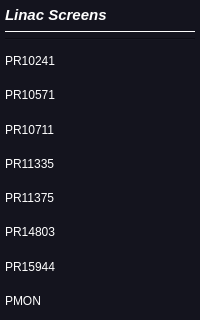
   <widget class="QFrame" name="linac_screens">
    <property name="geometry">
     <rect>
      <x>15</x>
      <y>455</y>
      <width>200</width>
      <height>320</height>
     </rect>
    </property>
    <property name="minimumSize">
     <size>
      <width>0</width>
      <height>25</height>
     </size>
    </property>
    <property name="styleSheet">
     <string notr="true">QFrame{
background-color: rgb(20,20,30);
color: rgb(255,255,255);
}

PyDMLabel[alarmSensitiveBorder=&quot;true&quot;][alarmSeverity=&quot;0&quot;] {
  color: rgb(80,200,120);
  border-color: rgb(80,255,120);
  border-width: 2px;
  border-style: solid;
}

PyDMLabel[alarmSensitiveBorder=&quot;true&quot;][alarmSeverity=&quot;1&quot;] {
  color: rgb(192,192,0);
  border-color: rgb(255,255,0);
  border-width: 2px;
  border-style: solid;
}

PyDMLabel[alarmSensitiveBorder=&quot;true&quot;][alarmSeverity=&quot;2&quot;] {
  color: rgb(255,69,58);
  border-color: rgb(255,0,0);
  border-width: 3px;
  border-style: double;
}

PyDMLabel[alarmSensitiveBorder=&quot;true&quot;][alarmSeverity=&quot;3&quot;] {
  color: rgb(160,50,200);
  border-color: rgb(192,0,255);
  border-width: 2px;
  border-style: dashed;
}

PyDMLabel[alarmSensitiveBorder=&quot;true&quot;][alarmSeverity=&quot;4&quot;] {
  color: rgb(218,218,218);
  border-color: rgb(218,218,218);
  border-width: 3px;
  border-style: dashed;
}
</string>
    </property>
    <property name="frameShape">
     <enum>QFrame::NoFrame</enum>
    </property>
    <property name="frameShadow">
     <enum>QFrame::Plain</enum>
    </property>
    <layout class="QGridLayout" name="gridLayout_7">
     <property name="leftMargin">
      <number>5</number>
     </property>
     <property name="topMargin">
      <number>5</number>
     </property>
     <property name="rightMargin">
      <number>5</number>
     </property>
     <property name="bottomMargin">
      <number>5</number>
     </property>
     <property name="spacing">
      <number>5</number>
     </property>
     <item row="10" column="2">
      <widget class="PyDMLabel" name="PyDMLabel_28">
       <property name="minimumSize">
        <size>
         <width>40</width>
         <height>0</height>
        </size>
       </property>
       <property name="toolTip">
        <string/>
       </property>
       <property name="alignment">
        <set>Qt::AlignCenter</set>
       </property>
       <property name="channel" stdset="0">
        <string>PROF:LI15:944:TGT_STS</string>
       </property>
      </widget>
     </item>
     <item row="11" column="1">
      <widget class="PyDMEnumButton" name="PyDMEnumButton_9">
       <property name="maximumSize">
        <size>
         <width>16777215</width>
         <height>30</height>
        </size>
       </property>
       <property name="toolTip">
        <string/>
       </property>
       <property name="styleSheet">
        <string notr="true">PyDMEnumButton{
background-color: rgb(20,20,30);
}
QPushButton {
background-color: rgb(40,40,50);
color: rgb(255,255,255);
}</string>
       </property>
       <property name="channel" stdset="0">
        <string>PROF:LI20:45:PNEUMATIC</string>
       </property>
       <property name="items" stdset="0">
        <stringlist>
         <string>IN</string>
         <string>OUT</string>
        </stringlist>
       </property>
       <property name="orientation" stdset="0">
        <enum>Qt::Horizontal</enum>
       </property>
       <property name="marginTop" stdset="0">
        <number>2</number>
       </property>
       <property name="marginBottom" stdset="0">
        <number>2</number>
       </property>
       <property name="marginLeft" stdset="0">
        <number>2</number>
       </property>
       <property name="marginRight" stdset="0">
        <number>2</number>
       </property>
       <property name="horizontalSpacing" stdset="0">
        <number>2</number>
       </property>
       <property name="verticalSpacing" stdset="0">
        <number>2</number>
       </property>
      </widget>
     </item>
     <item row="2" column="0" colspan="3">
      <widget class="Line" name="line_11">
       <property name="orientation">
        <enum>Qt::Horizontal</enum>
       </property>
      </widget>
     </item>
     <item row="9" column="0">
      <widget class="QLabel" name="label_46">
       <property name="text">
        <string>PR14803</string>
       </property>
      </widget>
     </item>
     <item row="11" column="2">
      <widget class="PyDMLabel" name="PyDMLabel_29">
       <property name="minimumSize">
        <size>
         <width>40</width>
         <height>0</height>
        </size>
       </property>
       <property name="toolTip">
        <string/>
       </property>
       <property name="alignment">
        <set>Qt::AlignCenter</set>
       </property>
       <property name="channel" stdset="0">
        <string>PROF:LI20:45:TGT_STS</string>
       </property>
      </widget>
     </item>
     <item row="9" column="1">
      <widget class="PyDMEnumButton" name="PyDMEnumButton_7">
       <property name="maximumSize">
        <size>
         <width>16777215</width>
         <height>30</height>
        </size>
       </property>
       <property name="toolTip">
        <string/>
       </property>
       <property name="styleSheet">
        <string notr="true">PyDMEnumButton{
background-color: rgb(20,20,30);
}
QPushButton {
background-color: rgb(40,40,50);
color: rgb(255,255,255);
}</string>
       </property>
       <property name="channel" stdset="0">
        <string>PROF:LI14:803:PNEUMATIC</string>
       </property>
       <property name="items" stdset="0">
        <stringlist>
         <string>IN</string>
         <string>OUT</string>
        </stringlist>
       </property>
       <property name="orientation" stdset="0">
        <enum>Qt::Horizontal</enum>
       </property>
       <property name="marginTop" stdset="0">
        <number>2</number>
       </property>
       <property name="marginBottom" stdset="0">
        <number>2</number>
       </property>
       <property name="marginLeft" stdset="0">
        <number>2</number>
       </property>
       <property name="marginRight" stdset="0">
        <number>2</number>
       </property>
       <property name="horizontalSpacing" stdset="0">
        <number>2</number>
       </property>
       <property name="verticalSpacing" stdset="0">
        <number>2</number>
       </property>
      </widget>
     </item>
     <item row="7" column="1">
      <widget class="PyDMEnumButton" name="PyDMEnumButton_5">
       <property name="maximumSize">
        <size>
         <width>16777215</width>
         <height>30</height>
        </size>
       </property>
       <property name="toolTip">
        <string/>
       </property>
       <property name="styleSheet">
        <string notr="true">PyDMEnumButton{
background-color: rgb(20,20,30);
}
QPushButton {
background-color: rgb(40,40,50);
color: rgb(255,255,255);
}</string>
       </property>
       <property name="channel" stdset="0">
        <string>PROF:LI11:335:PNEUMATIC</string>
       </property>
       <property name="items" stdset="0">
        <stringlist>
         <string>IN</string>
         <string>OUT</string>
        </stringlist>
       </property>
       <property name="orientation" stdset="0">
        <enum>Qt::Horizontal</enum>
       </property>
       <property name="marginTop" stdset="0">
        <number>2</number>
       </property>
       <property name="marginBottom" stdset="0">
        <number>2</number>
       </property>
       <property name="marginLeft" stdset="0">
        <number>2</number>
       </property>
       <property name="marginRight" stdset="0">
        <number>2</number>
       </property>
       <property name="horizontalSpacing" stdset="0">
        <number>2</number>
       </property>
       <property name="verticalSpacing" stdset="0">
        <number>2</number>
       </property>
      </widget>
     </item>
     <item row="6" column="2">
      <widget class="PyDMLabel" name="PyDMLabel_24">
       <property name="minimumSize">
        <size>
         <width>40</width>
         <height>0</height>
        </size>
       </property>
       <property name="toolTip">
        <string/>
       </property>
       <property name="alignment">
        <set>Qt::AlignCenter</set>
       </property>
       <property name="channel" stdset="0">
        <string>PROF:IN10:711:TGT_STS</string>
       </property>
      </widget>
     </item>
     <item row="5" column="0">
      <widget class="QLabel" name="label_42">
       <property name="text">
        <string>PR10571</string>
       </property>
      </widget>
     </item>
     <item row="9" column="2">
      <widget class="PyDMLabel" name="PyDMLabel_27">
       <property name="minimumSize">
        <size>
         <width>40</width>
         <height>0</height>
        </size>
       </property>
       <property name="toolTip">
        <string/>
       </property>
       <property name="alignment">
        <set>Qt::AlignCenter</set>
       </property>
       <property name="channel" stdset="0">
        <string>PROF:LI14:803:TGT_STS</string>
       </property>
      </widget>
     </item>
     <item row="8" column="1">
      <widget class="PyDMEnumButton" name="PyDMEnumButton_6">
       <property name="maximumSize">
        <size>
         <width>16777215</width>
         <height>30</height>
        </size>
       </property>
       <property name="toolTip">
        <string/>
       </property>
       <property name="styleSheet">
        <string notr="true">PyDMEnumButton{
background-color: rgb(20,20,30);
}
QPushButton {
background-color: rgb(40,40,50);
color: rgb(255,255,255);
}</string>
       </property>
       <property name="channel" stdset="0">
        <string>PROF:LI11:375:PNEUMATIC</string>
       </property>
       <property name="items" stdset="0">
        <stringlist>
         <string>IN</string>
         <string>OUT</string>
        </stringlist>
       </property>
       <property name="orientation" stdset="0">
        <enum>Qt::Horizontal</enum>
       </property>
       <property name="marginTop" stdset="0">
        <number>2</number>
       </property>
       <property name="marginBottom" stdset="0">
        <number>2</number>
       </property>
       <property name="marginLeft" stdset="0">
        <number>2</number>
       </property>
       <property name="marginRight" stdset="0">
        <number>2</number>
       </property>
       <property name="horizontalSpacing" stdset="0">
        <number>2</number>
       </property>
       <property name="verticalSpacing" stdset="0">
        <number>2</number>
       </property>
      </widget>
     </item>
     <item row="8" column="2">
      <widget class="PyDMLabel" name="PyDMLabel_26">
       <property name="minimumSize">
        <size>
         <width>40</width>
         <height>0</height>
        </size>
       </property>
       <property name="toolTip">
        <string/>
       </property>
       <property name="alignment">
        <set>Qt::AlignCenter</set>
       </property>
       <property name="channel" stdset="0">
        <string>PROF:LI11:375:TGT_STS</string>
       </property>
      </widget>
     </item>
     <item row="10" column="0">
      <widget class="QLabel" name="label_47">
       <property name="text">
        <string>PR15944</string>
       </property>
      </widget>
     </item>
     <item row="6" column="1">
      <widget class="PyDMEnumButton" name="PyDMEnumButton_4">
       <property name="maximumSize">
        <size>
         <width>16777215</width>
         <height>30</height>
        </size>
       </property>
       <property name="toolTip">
        <string/>
       </property>
       <property name="styleSheet">
        <string notr="true">PyDMEnumButton{
background-color: rgb(20,20,30);
}
QPushButton {
background-color: rgb(40,40,50);
color: rgb(255,255,255);
}</string>
       </property>
       <property name="channel" stdset="0">
        <string>PROF:IN10:711:PNEUMATIC</string>
       </property>
       <property name="items" stdset="0">
        <stringlist>
         <string>IN</string>
         <string>OUT</string>
        </stringlist>
       </property>
       <property name="orientation" stdset="0">
        <enum>Qt::Horizontal</enum>
       </property>
       <property name="marginTop" stdset="0">
        <number>2</number>
       </property>
       <property name="marginBottom" stdset="0">
        <number>2</number>
       </property>
       <property name="marginLeft" stdset="0">
        <number>2</number>
       </property>
       <property name="marginRight" stdset="0">
        <number>2</number>
       </property>
       <property name="horizontalSpacing" stdset="0">
        <number>2</number>
       </property>
       <property name="verticalSpacing" stdset="0">
        <number>2</number>
       </property>
      </widget>
     </item>
     <item row="4" column="2">
      <widget class="PyDMLabel" name="PyDMLabel_19">
       <property name="minimumSize">
        <size>
         <width>40</width>
         <height>0</height>
        </size>
       </property>
       <property name="toolTip">
        <string/>
       </property>
       <property name="alignment">
        <set>Qt::AlignCenter</set>
       </property>
       <property name="channel" stdset="0">
        <string>PROF:IN10:241:TGT_STS</string>
       </property>
      </widget>
     </item>
     <item row="6" column="0">
      <widget class="QLabel" name="label_43">
       <property name="text">
        <string>PR10711</string>
       </property>
      </widget>
     </item>
     <item row="10" column="1">
      <widget class="PyDMEnumButton" name="PyDMEnumButton_8">
       <property name="maximumSize">
        <size>
         <width>16777215</width>
         <height>30</height>
        </size>
       </property>
       <property name="toolTip">
        <string/>
       </property>
       <property name="styleSheet">
        <string notr="true">PyDMEnumButton{
background-color: rgb(20,20,30);
}
QPushButton {
background-color: rgb(40,40,50);
color: rgb(255,255,255);
}</string>
       </property>
       <property name="channel" stdset="0">
        <string>PROF:LI15:944:PNEUMATIC</string>
       </property>
       <property name="items" stdset="0">
        <stringlist>
         <string>IN</string>
         <string>OUT</string>
        </stringlist>
       </property>
       <property name="orientation" stdset="0">
        <enum>Qt::Horizontal</enum>
       </property>
       <property name="marginTop" stdset="0">
        <number>2</number>
       </property>
       <property name="marginBottom" stdset="0">
        <number>2</number>
       </property>
       <property name="marginLeft" stdset="0">
        <number>2</number>
       </property>
       <property name="marginRight" stdset="0">
        <number>2</number>
       </property>
       <property name="horizontalSpacing" stdset="0">
        <number>2</number>
       </property>
       <property name="verticalSpacing" stdset="0">
        <number>2</number>
       </property>
      </widget>
     </item>
     <item row="4" column="1">
      <widget class="PyDMEnumButton" name="PyDMEnumButton_2">
       <property name="maximumSize">
        <size>
         <width>16777215</width>
         <height>30</height>
        </size>
       </property>
       <property name="toolTip">
        <string/>
       </property>
       <property name="styleSheet">
        <string notr="true">PyDMEnumButton{
background-color: rgb(20,20,30);
}
QPushButton {
background-color: rgb(40,40,50);
color: rgb(255,255,255);
}</string>
       </property>
       <property name="channel" stdset="0">
        <string>PROF:IN10:241:PNEUMATIC</string>
       </property>
       <property name="items" stdset="0">
        <stringlist>
         <string>IN</string>
         <string>OUT</string>
        </stringlist>
       </property>
       <property name="orientation" stdset="0">
        <enum>Qt::Horizontal</enum>
       </property>
       <property name="marginTop" stdset="0">
        <number>2</number>
       </property>
       <property name="marginBottom" stdset="0">
        <number>2</number>
       </property>
       <property name="marginLeft" stdset="0">
        <number>2</number>
       </property>
       <property name="marginRight" stdset="0">
        <number>2</number>
       </property>
       <property name="horizontalSpacing" stdset="0">
        <number>2</number>
       </property>
       <property name="verticalSpacing" stdset="0">
        <number>2</number>
       </property>
      </widget>
     </item>
     <item row="7" column="0">
      <widget class="QLabel" name="label_44">
       <property name="text">
        <string>PR11335</string>
       </property>
      </widget>
     </item>
     <item row="5" column="1">
      <widget class="PyDMEnumButton" name="PyDMEnumButton_3">
       <property name="maximumSize">
        <size>
         <width>16777215</width>
         <height>30</height>
        </size>
       </property>
       <property name="toolTip">
        <string/>
       </property>
       <property name="styleSheet">
        <string notr="true">PyDMEnumButton{
background-color: rgb(20,20,30);
}
QPushButton {
background-color: rgb(40,40,50);
color: rgb(255,255,255);
}</string>
       </property>
       <property name="channel" stdset="0">
        <string>PROF:IN10:571:PNEUMATIC</string>
       </property>
       <property name="items" stdset="0">
        <stringlist>
         <string>IN</string>
         <string>OUT</string>
        </stringlist>
       </property>
       <property name="orientation" stdset="0">
        <enum>Qt::Horizontal</enum>
       </property>
       <property name="marginTop" stdset="0">
        <number>2</number>
       </property>
       <property name="marginBottom" stdset="0">
        <number>2</number>
       </property>
       <property name="marginLeft" stdset="0">
        <number>2</number>
       </property>
       <property name="marginRight" stdset="0">
        <number>2</number>
       </property>
       <property name="horizontalSpacing" stdset="0">
        <number>2</number>
       </property>
       <property name="verticalSpacing" stdset="0">
        <number>2</number>
       </property>
      </widget>
     </item>
     <item row="7" column="2">
      <widget class="PyDMLabel" name="PyDMLabel_25">
       <property name="minimumSize">
        <size>
         <width>40</width>
         <height>0</height>
        </size>
       </property>
       <property name="toolTip">
        <string/>
       </property>
       <property name="alignment">
        <set>Qt::AlignCenter</set>
       </property>
       <property name="channel" stdset="0">
        <string>PROF:LI11:335:TGT_STS</string>
       </property>
      </widget>
     </item>
     <item row="0" column="0" colspan="3">
      <widget class="QLabel" name="label_40">
       <property name="minimumSize">
        <size>
         <width>0</width>
         <height>20</height>
        </size>
       </property>
       <property name="maximumSize">
        <size>
         <width>16777215</width>
         <height>20</height>
        </size>
       </property>
       <property name="font">
        <font>
         <pointsize>11</pointsize>
         <weight>75</weight>
         <italic>true</italic>
         <bold>true</bold>
        </font>
       </property>
       <property name="text">
        <string>Linac Screens</string>
       </property>
      </widget>
     </item>
     <item row="11" column="0">
      <widget class="QLabel" name="label_48">
       <property name="text">
        <string>PMON</string>
       </property>
      </widget>
     </item>
     <item row="5" column="2">
      <widget class="PyDMLabel" name="PyDMLabel_23">
       <property name="minimumSize">
        <size>
         <width>40</width>
         <height>0</height>
        </size>
       </property>
       <property name="toolTip">
        <string/>
       </property>
       <property name="alignment">
        <set>Qt::AlignCenter</set>
       </property>
       <property name="channel" stdset="0">
        <string>PROF:IN10:571:TGT_STS</string>
       </property>
      </widget>
     </item>
     <item row="8" column="0">
      <widget class="QLabel" name="label_45">
       <property name="text">
        <string>PR11375</string>
       </property>
      </widget>
     </item>
     <item row="4" column="0">
      <widget class="QLabel" name="label_41">
       <property name="text">
        <string>PR10241</string>
       </property>
      </widget>
     </item>
     <item row="1" column="0" colspan="3">
      <widget class="Line" name="line_12">
       <property name="frameShadow">
        <enum>QFrame::Plain</enum>
       </property>
       <property name="orientation">
        <enum>Qt::Horizontal</enum>
       </property>
      </widget>
     </item>
    </layout>
   </widget>
